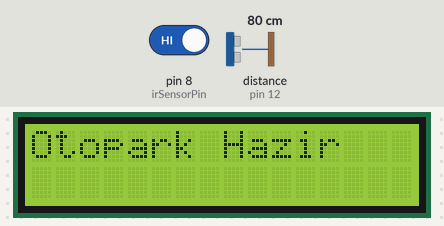
Recording of a sketch running on a simulated Arduino Uno, built with avr-gcc and run on an emulated ATmega328P. Parts: 16×2 character LCD. Wiring (inferred from the names in the program): ultrasonic range finder: trigger pin 11; echo pin 12. The inputs (shaded band) are chosen by the test bench; at power-on: distance to the obstacle (sensor on pin 12) 80 cm, pin 8 (irSensorPin) HIGH. The echo pulse lasts 58.3 µs per cm.

Above: at 0.1 s.
At 3.2 s:
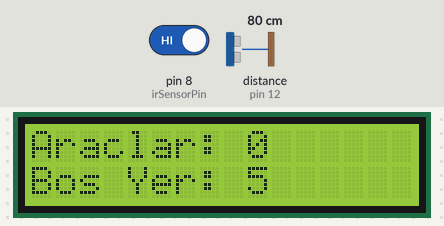
3.3 s: distance to the obstacle (sensor on pin 12) set to 4 cm
At 4.4 s:
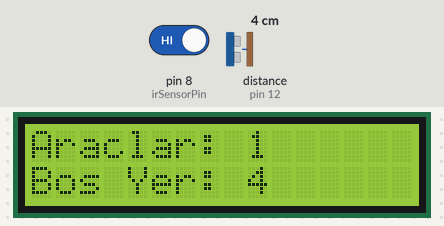
Timing chart, 0 to 6.3 s (numbered marks = the images above; inputs shaded):
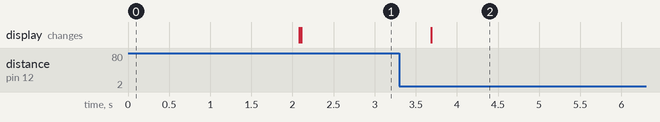

The sketch:

otopark_sistemi.ino
```cpp
#include <Wire.h>
#include <LiquidCrystal_I2C.h>

LiquidCrystal_I2C lcd(0x27, 16, 2); // Adresin 0x3F olabilir

const int trigPin = 11;
const int echoPin = 12;
const int irSensorPin = 8;

long duration;
int distance;

int carCount = 0;
const int maxCapacity = 5;

bool carEntered = false;
bool carExited = false;

void setup() {
  lcd.init();
  lcd.backlight();

  pinMode(trigPin, OUTPUT);
  pinMode(echoPin, INPUT);
  pinMode(irSensorPin, INPUT);

  Serial.begin(9600);

  lcd.setCursor(0, 0);
  lcd.print("Otopark Hazir");
  delay(2000);
  lcd.clear();
}

void loop() {
  // === Giriş Kontrolü (Ultrasonik) ===
  digitalWrite(trigPin, LOW);
  delayMicroseconds(2);
  digitalWrite(trigPin, HIGH);
  delayMicroseconds(10);
  digitalWrite(trigPin, LOW);

  duration = pulseIn(echoPin, HIGH);
  distance = duration * 0.034 / 2;

  if (distance > 2 && distance <= 10 && !carEntered) {
    if (carCount < maxCapacity) {
      carCount++;
    }
    carEntered = true;
  }

  if (distance > 15) {
    carEntered = false;
  }

  // === Çıkış Kontrolü (IR Sensör) ===
  if (digitalRead(irSensorPin) == LOW && !carExited) {
    if (carCount > 0) {
      carCount--;
    }
    carExited = true;
  }

  if (digitalRead(irSensorPin) == HIGH) {
    carExited = false;
  }

  // === LCD Güncelle ===
  lcd.clear();
  lcd.setCursor(0, 0);
  lcd.print("Araclar: ");
  lcd.print(carCount);

  lcd.setCursor(0, 1);
  if (carCount >= maxCapacity) {
    lcd.print("Otopark: DOLU");
  } else {
    lcd.print("Bos Yer: ");
    lcd.print(maxCapacity - carCount);
  }

  delay(500);
}
```

Measured:
- after the input at 3.3 s, the display: changes after 0.39 s (image 2)
